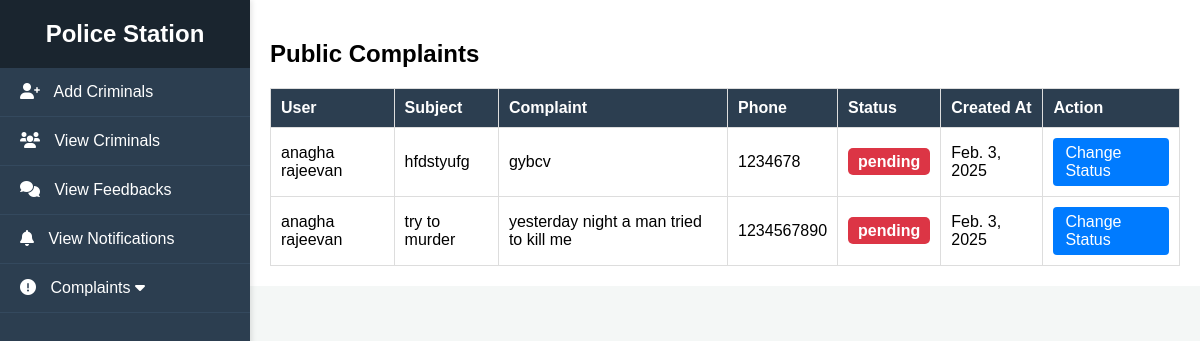
The app's page /station/complaints/, older data.
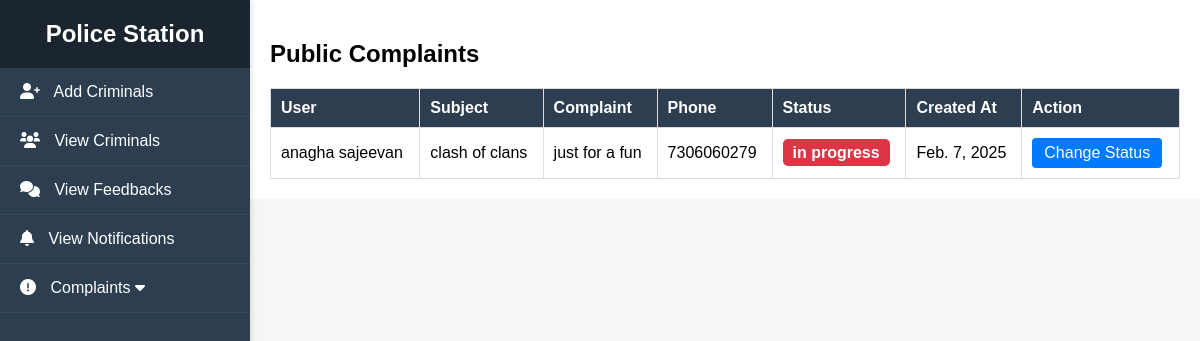
The same page, newer data.
### public/models.py (models this page shows, shortened)
class UserComplaint(models.Model):
    user=models.ForeignKey(UserDetails,null=True,blank=True,on_delete=models.CASCADE)
    station=models.ForeignKey(StationDetails,null=True,blank=True,on_delete=models.CASCADE)
    subject=models.CharField(max_length=100,null=True,blank=True)
    complaint=models.TextField(null=True,blank=True)
    status = models.CharField(max_length=40, default='pending',null=True,blank=True,choices=[
        ('pending', 'pending'),
        ('in progress', 'in progress'),
        ('resolved', 'resolved')
    ])
    phone=models.IntegerField(null=True,blank=True)
    created_at=models.DateField(auto_now_add=True,null=True)
    updated_at=models.DateField(auto_now_add=True,null=True)

class UserDetails(models.Model):
    name=models.CharField(max_length=55,null=True,blank=True)
    dob=models.DateField(null=True,blank=True)
    gender=models.CharField(max_length=33,blank=True,null=True,choices=[
        ('MALE', 'Male'),
        ('FEMALE', 'Female')])
    phone=models.IntegerField(null=True,blank=True)
    address=models.TextField(null=True,blank=True)
    id_proof=models.ImageField(null=True,blank=True,upload_to='public_gallery')
    user_details=models.ForeignKey(LoginDetails,on_delete=models.CASCADE,blank=True,null=True)
    created_at=models.DateTimeField(auto_now_add=True)
    updated_at=models.DateTimeField(auto_now_add=True)
    def __str__(self):
        return self.name

### station/views.py (the view)
# urls.py: path('complaints/',PublicComplaints.as_view(),name='public_complaints'),
class PublicComplaints(View):
    def get(self,request):
        complaint=UserComplaint.objects.all()
        return render(request,'station/view_complaint.html',{'complaint':complaint})

### template/station/view_complaint.html
{% extends 'station/home.html' %}
{% load static %}
{% block body %}
<h2>Public Complaints</h2>
{% if complaint %}
    <table class="table">
        <thead>
            <tr>
                <th>User</th>
                <th>Subject</th>
                <th>Complaint</th>
                <th>Phone</th>
                <th>Status</th>
                <th>Created At</th>
                <th>Action</th>
            </tr>
        </thead>
        <tbody>
            {% for data in complaint %}
                <tr>
                    <td>{{ data.user }}</td>
                    <td>{{ data.subject }}</td>
                    <td>{{ data.complaint }}</td>
                    <td>{{ data.phone }}</td>
                    <td>
                        <span class="status {% if data.status == 'Resolved' %}resolved{% else %}pending{% endif %}">
                            {{ data.status }}
                        </span>
                    </td>
                    <td>{{ data.created_at }}</td>
                    <td>
                        <a href="{% url 'change_status' data.id %}" class="btn btn-primary">Change Status</a>
                    </td>
                </tr>
            {% endfor %}
        </tbody>
    </table>
{% else %}
    <p>No public complaints available.</p>
{% endif %}
{% endblock %}

Row changes from the older to the newer data that the page shows:
removed UserComplaint: user "anagha rajeevan", subject "hfdstyufg", complaint "gybcv", phone "1234678", status "pending", created_at "Feb. 3, 2025"
removed UserComplaint: user "anagha rajeevan", subject "try to murder", complaint "yesterday night a man tried to kill me", phone "1234567890", status "pending", created_at "Feb. 3, 2025"
added UserComplaint: user "anagha sajeevan", subject "clash of clans", complaint "just for a fun", phone "7306060279", status "in progress", created_at "Feb. 7, 2025"
